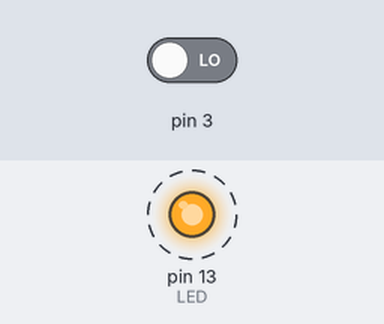
A sketch run on a simulated Arduino Leonardo, built with avr-gcc and run on an emulated ATmega32U4. On the bench: output pins drawn as LEDs (lit = HIGH). Dashed ring = blinking. The test bench sets the inputs (shaded band); at power-on: pin 3 LOW.

Above: at 4.8 s.
4.9 s: pin 3 driven HIGH
At 5.8 s:
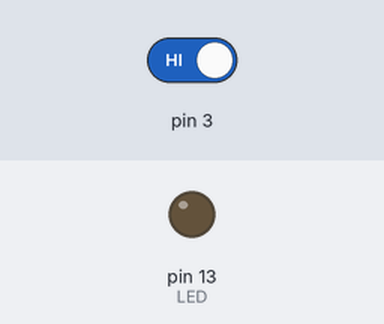
At 6.15 s:
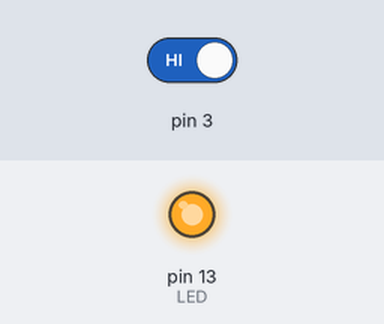
Timing chart, 0 to 14.4 s (numbered marks = the images above; inputs shaded):
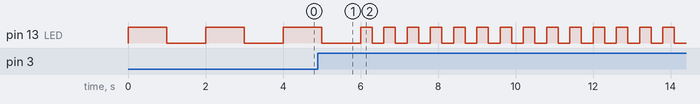

The sketch:

Blink.ino
```cpp
#define LED 13
void setup() {
  pinMode(LED, OUTPUT);
  pinMode(3,INPUT);
}

void loop() {
  if (digitalRead(3)) {
    digitalWrite(LED,HIGH);
    delay(300);
    digitalWrite(LED,LOW);
    delay(300);
  } else {
  digitalWrite(LED,HIGH);
  delay(1000);
  digitalWrite(LED,LOW);
  delay(1000);
  }
}
```

Measured:
- by itself, pin 13 (LED): repeats every 0.60 s: HIGH 0.30 s, LOW 0.30 s
